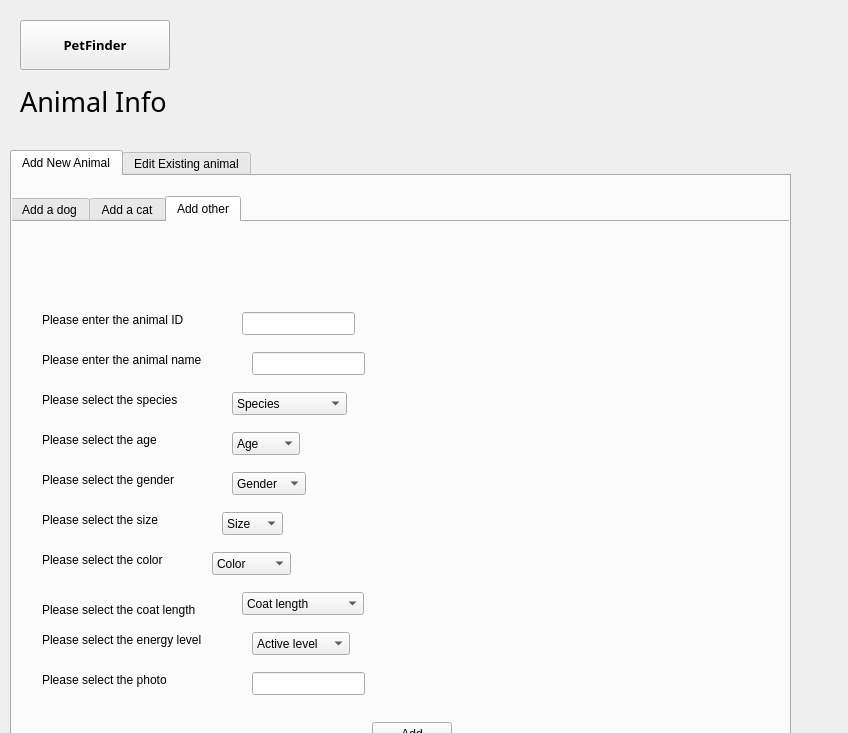
<?xml version="1.0" encoding="UTF-8"?>
<ui version="4.0">
 <class>animalinfor</class>
 <widget class="QWidget" name="animalinfor">
  <property name="geometry">
   <rect>
    <x>0</x>
    <y>0</y>
    <width>848</width>
    <height>733</height>
   </rect>
  </property>
  <property name="windowTitle">
   <string>Form</string>
  </property>
  <widget class="QTabWidget" name="tabWidget">
   <property name="geometry">
    <rect>
     <x>10</x>
     <y>150</y>
     <width>781</width>
     <height>611</height>
    </rect>
   </property>
   <property name="currentIndex">
    <number>0</number>
   </property>
   <widget class="QWidget" name="tab">
    <attribute name="title">
     <string>Add New Animal</string>
    </attribute>
    <widget class="QTabWidget" name="tabWidget_2">
     <property name="geometry">
      <rect>
       <x>-2</x>
       <y>20</y>
       <width>2501</width>
       <height>551</height>
      </rect>
     </property>
     <property name="currentIndex">
      <number>2</number>
     </property>
     <widget class="QWidget" name="tab_3">
      <attribute name="title">
       <string>Add a dog</string>
      </attribute>
      <widget class="QLabel" name="label_12">
       <property name="geometry">
        <rect>
         <x>60</x>
         <y>70</y>
         <width>171</width>
         <height>16</height>
        </rect>
       </property>
       <property name="text">
        <string>Please enter the animal ID</string>
       </property>
      </widget>
      <widget class="QLabel" name="label_13">
       <property name="geometry">
        <rect>
         <x>60</x>
         <y>110</y>
         <width>191</width>
         <height>16</height>
        </rect>
       </property>
       <property name="text">
        <string>Please enter the animal name</string>
       </property>
      </widget>
      <widget class="QLabel" name="label_14">
       <property name="geometry">
        <rect>
         <x>60</x>
         <y>150</y>
         <width>191</width>
         <height>16</height>
        </rect>
       </property>
       <property name="text">
        <string>Please select the breed</string>
       </property>
      </widget>
      <widget class="QLabel" name="label_15">
       <property name="geometry">
        <rect>
         <x>60</x>
         <y>190</y>
         <width>191</width>
         <height>16</height>
        </rect>
       </property>
       <property name="text">
        <string>Please select the age</string>
       </property>
      </widget>
      <widget class="QLabel" name="label_16">
       <property name="geometry">
        <rect>
         <x>60</x>
         <y>310</y>
         <width>191</width>
         <height>16</height>
        </rect>
       </property>
       <property name="text">
        <string>Please select the color</string>
       </property>
      </widget>
      <widget class="QLabel" name="label_17">
       <property name="geometry">
        <rect>
         <x>60</x>
         <y>360</y>
         <width>191</width>
         <height>16</height>
        </rect>
       </property>
       <property name="text">
        <string>Please select the coat length</string>
       </property>
      </widget>
      <widget class="QLineEdit" name="lineEdit">
       <property name="geometry">
        <rect>
         <x>260</x>
         <y>70</y>
         <width>113</width>
         <height>23</height>
        </rect>
       </property>
      </widget>
      <widget class="QLineEdit" name="lineEdit_2">
       <property name="geometry">
        <rect>
         <x>270</x>
         <y>110</y>
         <width>113</width>
         <height>23</height>
        </rect>
       </property>
      </widget>
      <widget class="QLabel" name="label_18">
       <property name="geometry">
        <rect>
         <x>60</x>
         <y>390</y>
         <width>191</width>
         <height>16</height>
        </rect>
       </property>
       <property name="text">
        <string>Please select the energy level</string>
       </property>
      </widget>
      <widget class="QLabel" name="label_19">
       <property name="geometry">
        <rect>
         <x>60</x>
         <y>230</y>
         <width>191</width>
         <height>16</height>
        </rect>
       </property>
       <property name="text">
        <string>Please select the gender</string>
       </property>
      </widget>
      <widget class="QLabel" name="label_20">
       <property name="geometry">
        <rect>
         <x>60</x>
         <y>270</y>
         <width>191</width>
         <height>16</height>
        </rect>
       </property>
       <property name="text">
        <string>Please select the size</string>
       </property>
      </widget>
      <widget class="QLabel" name="label_21">
       <property name="geometry">
        <rect>
         <x>60</x>
         <y>430</y>
         <width>191</width>
         <height>16</height>
        </rect>
       </property>
       <property name="text">
        <string>Please select the photo</string>
       </property>
      </widget>
      <widget class="QLineEdit" name="lineEdit_3">
       <property name="geometry">
        <rect>
         <x>270</x>
         <y>430</y>
         <width>113</width>
         <height>23</height>
        </rect>
       </property>
      </widget>
      <widget class="QPushButton" name="pushButton_2">
       <property name="geometry">
        <rect>
         <x>390</x>
         <y>480</y>
         <width>80</width>
         <height>23</height>
        </rect>
       </property>
       <property name="text">
        <string>Add</string>
       </property>
      </widget>
      <widget class="QComboBox" name="combobox_Breeds_2">
       <property name="geometry">
        <rect>
         <x>250</x>
         <y>150</y>
         <width>115</width>
         <height>23</height>
        </rect>
       </property>
       <property name="maximumSize">
        <size>
         <width>200</width>
         <height>16777215</height>
        </size>
       </property>
       <item>
        <property name="text">
         <string>Breeds</string>
        </property>
       </item>
       <item>
        <property name="text">
         <string>American Curl</string>
        </property>
       </item>
      </widget>
      <widget class="QComboBox" name="comboBox_Size_2">
       <property name="geometry">
        <rect>
         <x>240</x>
         <y>270</y>
         <width>61</width>
         <height>23</height>
        </rect>
       </property>
       <property name="maximumSize">
        <size>
         <width>200</width>
         <height>16777215</height>
        </size>
       </property>
       <item>
        <property name="text">
         <string>Size</string>
        </property>
       </item>
       <item>
        <property name="text">
         <string>small</string>
        </property>
       </item>
       <item>
        <property name="text">
         <string>mid</string>
        </property>
       </item>
       <item>
        <property name="text">
         <string>large</string>
        </property>
       </item>
      </widget>
      <widget class="QComboBox" name="comboBox_Color_2">
       <property name="geometry">
        <rect>
         <x>230</x>
         <y>310</y>
         <width>79</width>
         <height>23</height>
        </rect>
       </property>
       <property name="maximumSize">
        <size>
         <width>200</width>
         <height>16777215</height>
        </size>
       </property>
       <item>
        <property name="text">
         <string>Color</string>
        </property>
       </item>
       <item>
        <property name="text">
         <string>black</string>
        </property>
       </item>
       <item>
        <property name="text">
         <string>brown</string>
        </property>
       </item>
       <item>
        <property name="text">
         <string>grey</string>
        </property>
       </item>
       <item>
        <property name="text">
         <string>white</string>
        </property>
       </item>
       <item>
        <property name="text">
         <string>mixed</string>
        </property>
       </item>
       <item>
        <property name="text">
         <string>spotted</string>
        </property>
       </item>
       <item>
        <property name="text">
         <string>stripped</string>
        </property>
       </item>
      </widget>
      <widget class="QComboBox" name="comboBox_CoatLength_2">
       <property name="geometry">
        <rect>
         <x>260</x>
         <y>350</y>
         <width>122</width>
         <height>23</height>
        </rect>
       </property>
       <property name="maximumSize">
        <size>
         <width>200</width>
         <height>16777215</height>
        </size>
       </property>
       <item>
        <property name="text">
         <string>Coat length</string>
        </property>
       </item>
       <item>
        <property name="text">
         <string>no hair</string>
        </property>
       </item>
       <item>
        <property name="text">
         <string>short hair</string>
        </property>
       </item>
       <item>
        <property name="text">
         <string>mid-length hair</string>
        </property>
       </item>
       <item>
        <property name="text">
         <string>long hair</string>
        </property>
       </item>
      </widget>
      <widget class="QComboBox" name="comboBox_Gender_2">
       <property name="geometry">
        <rect>
         <x>250</x>
         <y>230</y>
         <width>74</width>
         <height>23</height>
        </rect>
       </property>
       <property name="maximumSize">
        <size>
         <width>200</width>
         <height>16777215</height>
        </size>
       </property>
       <item>
        <property name="text">
         <string>Gender</string>
        </property>
       </item>
       <item>
        <property name="text">
         <string>female</string>
        </property>
       </item>
       <item>
        <property name="text">
         <string>male</string>
        </property>
       </item>
      </widget>
      <widget class="QComboBox" name="combobox_Age_2">
       <property name="geometry">
        <rect>
         <x>250</x>
         <y>180</y>
         <width>68</width>
         <height>23</height>
        </rect>
       </property>
       <property name="maximumSize">
        <size>
         <width>200</width>
         <height>16777215</height>
        </size>
       </property>
       <item>
        <property name="text">
         <string>Age</string>
        </property>
       </item>
       <item>
        <property name="text">
         <string>puppy</string>
        </property>
       </item>
       <item>
        <property name="text">
         <string>adult</string>
        </property>
       </item>
      </widget>
      <widget class="QComboBox" name="comboBox_activeLevel_2">
       <property name="geometry">
        <rect>
         <x>270</x>
         <y>390</y>
         <width>98</width>
         <height>23</height>
        </rect>
       </property>
       <property name="maximumSize">
        <size>
         <width>200</width>
         <height>16777215</height>
        </size>
       </property>
       <item>
        <property name="text">
         <string>Active level</string>
        </property>
       </item>
       <item>
        <property name="text">
         <string>low</string>
        </property>
       </item>
       <item>
        <property name="text">
         <string>mid</string>
        </property>
       </item>
       <item>
        <property name="text">
         <string>high</string>
        </property>
       </item>
      </widget>
     </widget>
     <widget class="QWidget" name="tab_4">
      <attribute name="title">
       <string>Add a cat</string>
      </attribute>
      <widget class="QComboBox" name="comboBox_Size_5">
       <property name="geometry">
        <rect>
         <x>210</x>
         <y>250</y>
         <width>61</width>
         <height>23</height>
        </rect>
       </property>
       <property name="maximumSize">
        <size>
         <width>200</width>
         <height>16777215</height>
        </size>
       </property>
       <item>
        <property name="text">
         <string>Size</string>
        </property>
       </item>
       <item>
        <property name="text">
         <string>small</string>
        </property>
       </item>
       <item>
        <property name="text">
         <string>mid</string>
        </property>
       </item>
       <item>
        <property name="text">
         <string>large</string>
        </property>
       </item>
      </widget>
      <widget class="QComboBox" name="comboBox_CoatLength_5">
       <property name="geometry">
        <rect>
         <x>230</x>
         <y>330</y>
         <width>122</width>
         <height>23</height>
        </rect>
       </property>
       <property name="maximumSize">
        <size>
         <width>200</width>
         <height>16777215</height>
        </size>
       </property>
       <item>
        <property name="text">
         <string>Coat length</string>
        </property>
       </item>
       <item>
        <property name="text">
         <string>no hair</string>
        </property>
       </item>
       <item>
        <property name="text">
         <string>short hair</string>
        </property>
       </item>
       <item>
        <property name="text">
         <string>mid-length hair</string>
        </property>
       </item>
       <item>
        <property name="text">
         <string>long hair</string>
        </property>
       </item>
      </widget>
      <widget class="QComboBox" name="combobox_Breeds_5">
       <property name="geometry">
        <rect>
         <x>220</x>
         <y>130</y>
         <width>115</width>
         <height>23</height>
        </rect>
       </property>
       <property name="maximumSize">
        <size>
         <width>200</width>
         <height>16777215</height>
        </size>
       </property>
       <item>
        <property name="text">
         <string>Breeds</string>
        </property>
       </item>
       <item>
        <property name="text">
         <string>American Curl</string>
        </property>
       </item>
      </widget>
      <widget class="QLineEdit" name="lineEdit_7">
       <property name="geometry">
        <rect>
         <x>230</x>
         <y>50</y>
         <width>113</width>
         <height>23</height>
        </rect>
       </property>
      </widget>
      <widget class="QLineEdit" name="lineEdit_8">
       <property name="geometry">
        <rect>
         <x>240</x>
         <y>90</y>
         <width>113</width>
         <height>23</height>
        </rect>
       </property>
      </widget>
      <widget class="QComboBox" name="comboBox_Color_5">
       <property name="geometry">
        <rect>
         <x>200</x>
         <y>290</y>
         <width>79</width>
         <height>23</height>
        </rect>
       </property>
       <property name="maximumSize">
        <size>
         <width>200</width>
         <height>16777215</height>
        </size>
       </property>
       <item>
        <property name="text">
         <string>Color</string>
        </property>
       </item>
       <item>
        <property name="text">
         <string>black</string>
        </property>
       </item>
       <item>
        <property name="text">
         <string>brown</string>
        </property>
       </item>
       <item>
        <property name="text">
         <string>grey</string>
        </property>
       </item>
       <item>
        <property name="text">
         <string>white</string>
        </property>
       </item>
       <item>
        <property name="text">
         <string>mixed</string>
        </property>
       </item>
       <item>
        <property name="text">
         <string>spotted</string>
        </property>
       </item>
       <item>
        <property name="text">
         <string>stripped</string>
        </property>
       </item>
      </widget>
      <widget class="QLabel" name="label_42">
       <property name="geometry">
        <rect>
         <x>30</x>
         <y>50</y>
         <width>171</width>
         <height>16</height>
        </rect>
       </property>
       <property name="text">
        <string>Please enter the animal ID</string>
       </property>
      </widget>
      <widget class="QLineEdit" name="lineEdit_9">
       <property name="geometry">
        <rect>
         <x>240</x>
         <y>410</y>
         <width>113</width>
         <height>23</height>
        </rect>
       </property>
      </widget>
      <widget class="QLabel" name="label_43">
       <property name="geometry">
        <rect>
         <x>30</x>
         <y>90</y>
         <width>191</width>
         <height>16</height>
        </rect>
       </property>
       <property name="text">
        <string>Please enter the animal name</string>
       </property>
      </widget>
      <widget class="QLabel" name="label_44">
       <property name="geometry">
        <rect>
         <x>30</x>
         <y>370</y>
         <width>191</width>
         <height>16</height>
        </rect>
       </property>
       <property name="text">
        <string>Please select the energy level</string>
       </property>
      </widget>
      <widget class="QComboBox" name="comboBox_Gender_5">
       <property name="geometry">
        <rect>
         <x>220</x>
         <y>210</y>
         <width>74</width>
         <height>23</height>
        </rect>
       </property>
       <property name="maximumSize">
        <size>
         <width>200</width>
         <height>16777215</height>
        </size>
       </property>
       <item>
        <property name="text">
         <string>Gender</string>
        </property>
       </item>
       <item>
        <property name="text">
         <string>female</string>
        </property>
       </item>
       <item>
        <property name="text">
         <string>male</string>
        </property>
       </item>
      </widget>
      <widget class="QPushButton" name="pushButton_4">
       <property name="geometry">
        <rect>
         <x>360</x>
         <y>460</y>
         <width>80</width>
         <height>23</height>
        </rect>
       </property>
       <property name="text">
        <string>Add</string>
       </property>
      </widget>
      <widget class="QLabel" name="label_45">
       <property name="geometry">
        <rect>
         <x>30</x>
         <y>210</y>
         <width>191</width>
         <height>16</height>
        </rect>
       </property>
       <property name="text">
        <string>Please select the gender</string>
       </property>
      </widget>
      <widget class="QLabel" name="label_46">
       <property name="geometry">
        <rect>
         <x>30</x>
         <y>170</y>
         <width>191</width>
         <height>16</height>
        </rect>
       </property>
       <property name="text">
        <string>Please select the age</string>
       </property>
      </widget>
      <widget class="QLabel" name="label_47">
       <property name="geometry">
        <rect>
         <x>30</x>
         <y>130</y>
         <width>191</width>
         <height>16</height>
        </rect>
       </property>
       <property name="text">
        <string>Please select the breed</string>
       </property>
      </widget>
      <widget class="QLabel" name="label_48">
       <property name="geometry">
        <rect>
         <x>30</x>
         <y>250</y>
         <width>191</width>
         <height>16</height>
        </rect>
       </property>
       <property name="text">
        <string>Please select the size</string>
       </property>
      </widget>
      <widget class="QComboBox" name="combobox_Age_5">
       <property name="geometry">
        <rect>
         <x>220</x>
         <y>160</y>
         <width>68</width>
         <height>23</height>
        </rect>
       </property>
       <property name="maximumSize">
        <size>
         <width>200</width>
         <height>16777215</height>
        </size>
       </property>
       <item>
        <property name="text">
         <string>Age</string>
        </property>
       </item>
       <item>
        <property name="text">
         <string>Kitten</string>
        </property>
       </item>
       <item>
        <property name="text">
         <string>Adult</string>
        </property>
       </item>
      </widget>
      <widget class="QLabel" name="label_49">
       <property name="geometry">
        <rect>
         <x>30</x>
         <y>340</y>
         <width>191</width>
         <height>16</height>
        </rect>
       </property>
       <property name="text">
        <string>Please select the coat length</string>
       </property>
      </widget>
      <widget class="QLabel" name="label_50">
       <property name="geometry">
        <rect>
         <x>30</x>
         <y>290</y>
         <width>191</width>
         <height>16</height>
        </rect>
       </property>
       <property name="text">
        <string>Please select the color</string>
       </property>
      </widget>
      <widget class="QLabel" name="label_51">
       <property name="geometry">
        <rect>
         <x>30</x>
         <y>410</y>
         <width>191</width>
         <height>16</height>
        </rect>
       </property>
       <property name="text">
        <string>Please select the photo</string>
       </property>
      </widget>
      <widget class="QComboBox" name="comboBox_activeLevel_5">
       <property name="geometry">
        <rect>
         <x>240</x>
         <y>370</y>
         <width>98</width>
         <height>23</height>
        </rect>
       </property>
       <property name="maximumSize">
        <size>
         <width>200</width>
         <height>16777215</height>
        </size>
       </property>
       <item>
        <property name="text">
         <string>Active level</string>
        </property>
       </item>
       <item>
        <property name="text">
         <string>low</string>
        </property>
       </item>
       <item>
        <property name="text">
         <string>mid</string>
        </property>
       </item>
       <item>
        <property name="text">
         <string>high</string>
        </property>
       </item>
      </widget>
     </widget>
     <widget class="QWidget" name="tab_5">
      <attribute name="title">
       <string>Add other</string>
      </attribute>
      <widget class="QComboBox" name="comboBox_Size_6">
       <property name="geometry">
        <rect>
         <x>210</x>
         <y>290</y>
         <width>61</width>
         <height>23</height>
        </rect>
       </property>
       <property name="maximumSize">
        <size>
         <width>200</width>
         <height>16777215</height>
        </size>
       </property>
       <item>
        <property name="text">
         <string>Size</string>
        </property>
       </item>
       <item>
        <property name="text">
         <string>small</string>
        </property>
       </item>
       <item>
        <property name="text">
         <string>mid</string>
        </property>
       </item>
       <item>
        <property name="text">
         <string>large</string>
        </property>
       </item>
      </widget>
      <widget class="QComboBox" name="comboBox_CoatLength_6">
       <property name="geometry">
        <rect>
         <x>230</x>
         <y>370</y>
         <width>122</width>
         <height>23</height>
        </rect>
       </property>
       <property name="maximumSize">
        <size>
         <width>200</width>
         <height>16777215</height>
        </size>
       </property>
       <item>
        <property name="text">
         <string>Coat length</string>
        </property>
       </item>
       <item>
        <property name="text">
         <string>no hair</string>
        </property>
       </item>
       <item>
        <property name="text">
         <string>short hair</string>
        </property>
       </item>
       <item>
        <property name="text">
         <string>mid-length hair</string>
        </property>
       </item>
       <item>
        <property name="text">
         <string>long hair</string>
        </property>
       </item>
      </widget>
      <widget class="QComboBox" name="combobox_Breeds_6">
       <property name="geometry">
        <rect>
         <x>220</x>
         <y>170</y>
         <width>115</width>
         <height>23</height>
        </rect>
       </property>
       <property name="maximumSize">
        <size>
         <width>200</width>
         <height>16777215</height>
        </size>
       </property>
       <item>
        <property name="text">
         <string>Species</string>
        </property>
       </item>
       <item>
        <property name="text">
         <string>American Curl</string>
        </property>
       </item>
      </widget>
      <widget class="QLineEdit" name="lineEdit_10">
       <property name="geometry">
        <rect>
         <x>230</x>
         <y>90</y>
         <width>113</width>
         <height>23</height>
        </rect>
       </property>
      </widget>
      <widget class="QLineEdit" name="lineEdit_11">
       <property name="geometry">
        <rect>
         <x>240</x>
         <y>130</y>
         <width>113</width>
         <height>23</height>
        </rect>
       </property>
      </widget>
      <widget class="QComboBox" name="comboBox_Color_6">
       <property name="geometry">
        <rect>
         <x>200</x>
         <y>330</y>
         <width>79</width>
         <height>23</height>
        </rect>
       </property>
       <property name="maximumSize">
        <size>
         <width>200</width>
         <height>16777215</height>
        </size>
       </property>
       <item>
        <property name="text">
         <string>Color</string>
        </property>
       </item>
       <item>
        <property name="text">
         <string>black</string>
        </property>
       </item>
       <item>
        <property name="text">
         <string>brown</string>
        </property>
       </item>
       <item>
        <property name="text">
         <string>grey</string>
        </property>
       </item>
       <item>
        <property name="text">
         <string>white</string>
        </property>
       </item>
       <item>
        <property name="text">
         <string>mixed</string>
        </property>
       </item>
       <item>
        <property name="text">
         <string>spotted</string>
        </property>
       </item>
       <item>
        <property name="text">
         <string>stripped</string>
        </property>
       </item>
      </widget>
      <widget class="QLabel" name="label_52">
       <property name="geometry">
        <rect>
         <x>30</x>
         <y>90</y>
         <width>171</width>
         <height>16</height>
        </rect>
       </property>
       <property name="text">
        <string>Please enter the animal ID</string>
       </property>
      </widget>
      <widget class="QLineEdit" name="lineEdit_12">
       <property name="geometry">
        <rect>
         <x>240</x>
         <y>450</y>
         <width>113</width>
         <height>23</height>
        </rect>
       </property>
      </widget>
      <widget class="QLabel" name="label_53">
       <property name="geometry">
        <rect>
         <x>30</x>
         <y>130</y>
         <width>191</width>
         <height>16</height>
        </rect>
       </property>
       <property name="text">
        <string>Please enter the animal name</string>
       </property>
      </widget>
      <widget class="QLabel" name="label_54">
       <property name="geometry">
        <rect>
         <x>30</x>
         <y>410</y>
         <width>191</width>
         <height>16</height>
        </rect>
       </property>
       <property name="text">
        <string>Please select the energy level</string>
       </property>
      </widget>
      <widget class="QComboBox" name="comboBox_Gender_6">
       <property name="geometry">
        <rect>
         <x>220</x>
         <y>250</y>
         <width>74</width>
         <height>23</height>
        </rect>
       </property>
       <property name="maximumSize">
        <size>
         <width>200</width>
         <height>16777215</height>
        </size>
       </property>
       <item>
        <property name="text">
         <string>Gender</string>
        </property>
       </item>
       <item>
        <property name="text">
         <string>female</string>
        </property>
       </item>
       <item>
        <property name="text">
         <string>male</string>
        </property>
       </item>
      </widget>
      <widget class="QPushButton" name="pushButton_5">
       <property name="geometry">
        <rect>
         <x>360</x>
         <y>500</y>
         <width>80</width>
         <height>23</height>
        </rect>
       </property>
       <property name="text">
        <string>Add</string>
       </property>
      </widget>
      <widget class="QLabel" name="label_55">
       <property name="geometry">
        <rect>
         <x>30</x>
         <y>250</y>
         <width>191</width>
         <height>16</height>
        </rect>
       </property>
       <property name="text">
        <string>Please select the gender</string>
       </property>
      </widget>
      <widget class="QLabel" name="label_56">
       <property name="geometry">
        <rect>
         <x>30</x>
         <y>210</y>
         <width>191</width>
         <height>16</height>
        </rect>
       </property>
       <property name="text">
        <string>Please select the age</string>
       </property>
      </widget>
      <widget class="QLabel" name="label_57">
       <property name="geometry">
        <rect>
         <x>30</x>
         <y>170</y>
         <width>191</width>
         <height>16</height>
        </rect>
       </property>
       <property name="text">
        <string>Please select the species</string>
       </property>
      </widget>
      <widget class="QLabel" name="label_58">
       <property name="geometry">
        <rect>
         <x>30</x>
         <y>290</y>
         <width>191</width>
         <height>16</height>
        </rect>
       </property>
       <property name="text">
        <string>Please select the size</string>
       </property>
      </widget>
      <widget class="QComboBox" name="combobox_Age_6">
       <property name="geometry">
        <rect>
         <x>220</x>
         <y>210</y>
         <width>68</width>
         <height>23</height>
        </rect>
       </property>
       <property name="maximumSize">
        <size>
         <width>200</width>
         <height>16777215</height>
        </size>
       </property>
       <item>
        <property name="text">
         <string>Age</string>
        </property>
       </item>
       <item>
        <property name="text">
         <string>puppy</string>
        </property>
       </item>
       <item>
        <property name="text">
         <string>adult</string>
        </property>
       </item>
      </widget>
      <widget class="QLabel" name="label_59">
       <property name="geometry">
        <rect>
         <x>30</x>
         <y>380</y>
         <width>191</width>
         <height>16</height>
        </rect>
       </property>
       <property name="text">
        <string>Please select the coat length</string>
       </property>
      </widget>
      <widget class="QLabel" name="label_60">
       <property name="geometry">
        <rect>
         <x>30</x>
         <y>330</y>
         <width>191</width>
         <height>16</height>
        </rect>
       </property>
       <property name="text">
        <string>Please select the color</string>
       </property>
      </widget>
      <widget class="QLabel" name="label_61">
       <property name="geometry">
        <rect>
         <x>30</x>
         <y>450</y>
         <width>191</width>
         <height>16</height>
        </rect>
       </property>
       <property name="text">
        <string>Please select the photo</string>
       </property>
      </widget>
      <widget class="QComboBox" name="comboBox_activeLevel_6">
       <property name="geometry">
        <rect>
         <x>240</x>
         <y>410</y>
         <width>98</width>
         <height>23</height>
        </rect>
       </property>
       <property name="maximumSize">
        <size>
         <width>200</width>
         <height>16777215</height>
        </size>
       </property>
       <item>
        <property name="text">
         <string>Active level</string>
        </property>
       </item>
       <item>
        <property name="text">
         <string>low</string>
        </property>
       </item>
       <item>
        <property name="text">
         <string>mid</string>
        </property>
       </item>
       <item>
        <property name="text">
         <string>high</string>
        </property>
       </item>
      </widget>
     </widget>
    </widget>
   </widget>
   <widget class="QWidget" name="tab_2">
    <attribute name="title">
     <string>Edit Existing animal</string>
    </attribute>
   </widget>
  </widget>
  <widget class="QWidget" name="layoutWidget_3">
   <property name="geometry">
    <rect>
     <x>20</x>
     <y>20</y>
     <width>198</width>
     <height>107</height>
    </rect>
   </property>
   <layout class="QHBoxLayout" name="horizontalLayout_13">
    <item>
     <layout class="QVBoxLayout" name="verticalLayout_5">
      <item>
       <layout class="QHBoxLayout" name="horizontalLayout_14">
        <item>
         <widget class="QToolButton" name="toolButton">
          <property name="minimumSize">
           <size>
            <width>150</width>
            <height>50</height>
           </size>
          </property>
          <property name="font">
           <font>
            <family>Adobe Gothic Std</family>
            <pointsize>10</pointsize>
            <weight>75</weight>
            <bold>true</bold>
           </font>
          </property>
          <property name="text">
           <string>PetFinder</string>
          </property>
          <property name="icon">
           <iconset resource="../project/Resources.qrc">
            <normaloff>:/imgs/CommunityIcons_home.png</normaloff>:/imgs/CommunityIcons_home.png</iconset>
          </property>
          <property name="iconSize">
           <size>
            <width>50</width>
            <height>50</height>
           </size>
          </property>
          <property name="toolButtonStyle">
           <enum>Qt::ToolButtonTextBesideIcon</enum>
          </property>
         </widget>
        </item>
        <item>
         <spacer name="horizontalSpacer_10">
          <property name="orientation">
           <enum>Qt::Horizontal</enum>
          </property>
          <property name="sizeHint" stdset="0">
           <size>
            <width>40</width>
            <height>20</height>
           </size>
          </property>
         </spacer>
        </item>
       </layout>
      </item>
      <item>
       <widget class="QLabel" name="label_2">
        <property name="minimumSize">
         <size>
          <width>141</width>
          <height>41</height>
         </size>
        </property>
        <property name="font">
         <font>
          <family>Adobe Ming Std</family>
          <pointsize>20</pointsize>
          <weight>50</weight>
          <bold>false</bold>
         </font>
        </property>
        <property name="text">
         <string>Animal Info</string>
        </property>
       </widget>
      </item>
     </layout>
    </item>
    <item>
     <spacer name="horizontalSpacer_11">
      <property name="orientation">
       <enum>Qt::Horizontal</enum>
      </property>
      <property name="sizeHint" stdset="0">
       <size>
        <width>40</width>
        <height>20</height>
       </size>
      </property>
     </spacer>
    </item>
    <item>
     <layout class="QVBoxLayout" name="verticalLayout_9"/>
    </item>
    <item>
     <spacer name="horizontalSpacer_12">
      <property name="orientation">
       <enum>Qt::Horizontal</enum>
      </property>
      <property name="sizeHint" stdset="0">
       <size>
        <width>40</width>
        <height>20</height>
       </size>
      </property>
     </spacer>
    </item>
   </layout>
  </widget>
 </widget>
 <resources>
  <include location="../project/Resources.qrc"/>
 </resources>
 <connections/>
</ui>
